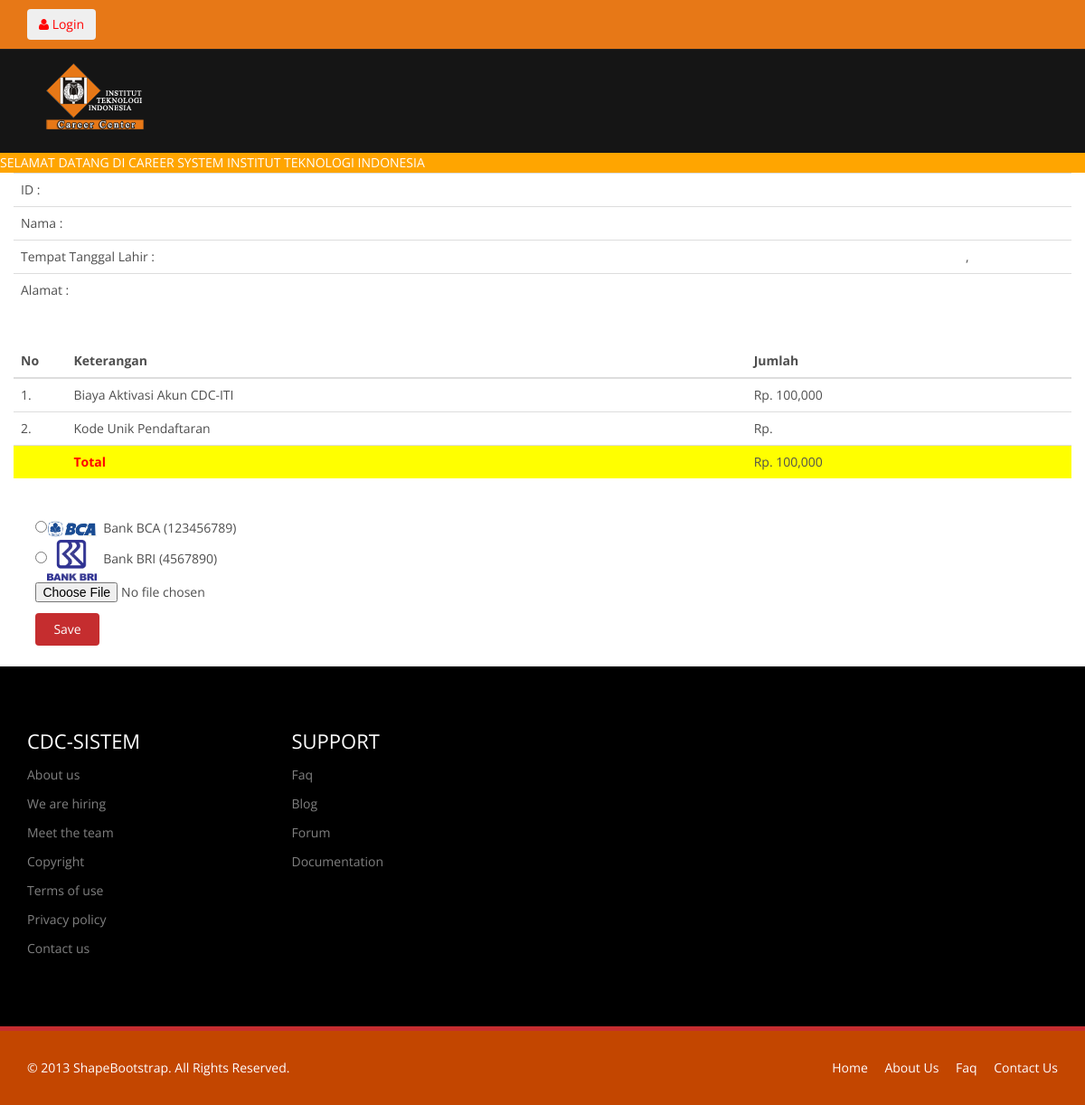
The page /regist.php on the database its author committed.
### tables this page shows
CREATE TABLE IF NOT EXISTS `harga` (
  `id_harga` int(3) NOT NULL AUTO_INCREMENT,
  `harga` int(10) NOT NULL,
  `type` varchar(10) NOT NULL,
  `jenis` varchar(10) NOT NULL,
  PRIMARY KEY (`id_harga`)
);

CREATE TABLE IF NOT EXISTS `bank` (
  `id_bank` int(5) NOT NULL AUTO_INCREMENT,
  `nama_bank` varchar(100) NOT NULL,
  `no_rek` int(20) NOT NULL,
  `gambar` varchar(50) NOT NULL,
  PRIMARY KEY (`id_bank`)
);

### regist.php (the view, shortened to what this page needs)
<?php
if(isset($_SESSION['id'])){
    $id=$_SESSION['id'];
    $nama=$_SESSION['nama'];
    $username=$_SESSION['username'];
    $query="SELECT * from user where id_user='$id'";
    $result=mysql_query($query);
    $array=mysql_fetch_array($result);
}else{
    $id="";
}
function tampil_harga($type,$jenis){
  $sql="Select harga from harga where type='$type' AND jenis='$jenis'";
  $res=mysql_query($sql);
  $arr=mysql_fetch_array($res);
  return $arr['harga'];
}
?>
<!DOCTYPE html>
<html lang="en">
<head>
    <link href="css/bootstrap.min.css" rel="stylesheet">
    <link href="css/font-awesome.min.css" rel="stylesheet">
    <link href="css/animate.min.css" rel="stylesheet">
    <link href="css/prettyPhoto.css" rel="stylesheet">
    <link href="css/main.css" rel="stylesheet">
    <link href="css/responsive.css" rel="stylesheet">
    <link href="admin/css/datepicker3.css" rel="stylesheet">
</head>
</head>
<body>
<body class="homepage">
    <header id="header">
        <div class="top-bar">
            <div class="container">
                <div class="row">
                    <div class="col-sm-6 col-xs-4">
                    <?php
                    if($id==""){
                    ?>
                        <div class="top-number"><a ><button type="button"  data-toggle="modal" data-target="#myModal1" class="btn btn-regular btn-md" style="color: red"><i class="fa fa-user"></i>&nbsp;Login</button></a></div>
                    <?php }else{
                            echo "<font color=white>Hallo,&nbsp;$_SESSION[nama]</font>";
                        } ?>
                    </div>
                    <div class="col-sm-6 col-xs-8">
                    </div>
                </div>
            </div>
        </div>
        <nav class="navbar navbar-inverse" role="banner">
            <div class="container">
                <div class="navbar-header">
                    <a class="navbar-brand" href="index.html"><img  src="css/img/logo-iti-kecil.png" alt="logo"></a>
                </div>
                <div class="collapse navbar-collapse navbar-right">
                </div>
            </div>
        </nav>
        <div style="background-color: orange;width: 100%">
                <marquee><font color="white">SELAMAT DATANG DI CAREER SYSTEM INSTITUT TEKNOLOGI INDONESIA</font></marquee>
		</div>
    </header>
  <div class="container">
  	<div class="row">
  		<?php
  			$sql1="SELECT * FROM user where id_user='$_SESSION[id]'";
  			$res1=mysql_query($sql1);
  			$arr1=mysql_fetch_array($res1);
  		?>
  		<table class="table table-hover" style="width: 100%">
  			<tr>
  				<td >ID  :</td>
  				<td><?=$arr1['id_user']?></td>
  			</tr>
  			<tr>
  				<td>Nama :</td>
  				<td><?=$arr1['nama']?></td>
  			</tr>
  			<tr>
  				<td>Tempat Tanggal Lahir :</td>
  				<td><?=$arr1['tempat_lahir'].",".$arr1['tgl_lahir']?></td>
  			</tr>
  			<tr>
  				<td>Alamat :</td>
  				<td><?=$arr1['alamat']?></td>
  			</tr>
  		</table>
  		<br>
  		<table class="table table-hover"  style="width:100%">
  			<thead>
  				<th width="5%">No</th>
  				<th>Keterangan</th>
  				<th>Jumlah</th>
  			</thead>
  			<tr>
  				<td width="10px">1.</td>
  				<td>Biaya Aktivasi Akun CDC-ITI</td>
          <?php
            $harga=tampil_harga('reguler','Pelamar');
          ?>
  				<td>Rp. <?=number_format($harga)?></td>
  			</tr>
        <tr >
          <td width="10px">2.</td>
          <td>Kode Unik Pendaftaran</td>
          <?php
            $harga=tampil_harga('reguler','Pelamar');
          ?>
          <td>Rp. <?=$_SESSION['id']?></td>
        </tr>
       <tr bgcolor="yellow">
          <td width="10px"></td>
          <td><font color="red"><b>Total</b></font></td>
          <?php
            $total=$harga+$_SESSION['id'];
          ?>
          <td>Rp. <?=number_format($total)?></td>
        </tr>
  		</table>
      <br>
  		<table  style="width:100%;margin-left: 2%;" >
        <?php
        if($arr1['status']==0){
          $sql2="SELECT * from bank ";
          $res2=mysql_query($sql2);
          while($arr2=mysql_fetch_array($res2)){
        ?>
        <form method="POST" enctype="multipart/form-data"  action="modul/simpan.php?mode=upload_resi" id="upload_resi">
        <tr>
          <td width="20px"><input type="radio" name="id_bank" value="<?=$arr2['id_bank']?>" required><img style="width: 20%" src="admin/user/<?=$arr2['gambar']?>" required>&nbsp;&nbsp;Bank&nbsp;<?=$arr2['nama_bank']?>&nbsp;(<?=$arr2['no_rek']?>)</td>
          <td></td>
        </tr>
        <?php
         }
          ?>
        <tr>
          <td><input type="file" name="resi"></td>
        </tr>
        <tr>
          <td><input type="submit" name="btn" value="Save" class="btn btn-primary"></td>
        </tr>
        <?php }elseif($arr1['status']==1){?>
          <tr>
            <span class="label label-info">Menunggu Approval</span>
          </tr>
        <?php } ?>
        </form>
      </table>
      <br>
  	</div>
  </div>
<?php
	include 'footer.php';
?>
</body>

### css/main.css (style rules this page uses)
body { background: #fff; font-family: 'Open Sans', sans-serif; color:#4e4e4e; line-height: 22px; }
a { color: #c52d2f; -webkit-transition: color 300ms, background-color 300ms; -moz-transition: color 300ms, background-color 300ms; -o-transition: color 300ms, background-color 300ms; transition: color 300ms, background-color 300ms; }
.btn-primary { padding: 8px 20px; background: #c52d2f; color: #fff; border-radius: 4px; border:none; margin-top: 10px; }
.navbar>.container .navbar-brand { margin-left: 0; }
.top-bar { padding: 10px 0; background: #e77817; border-bottom: 1px solid #222; line-height: 28px; }
.top-number { color: #fff; }
.navbar-brand { padding: 0; margin:0; }
.navbar { border-radius: 0; margin-bottom: 0; background: #151515; padding: 15px 0; padding-bottom: 0; }
.navbar-inverse { border: none; }
.navbar-inverse .navbar-brand { font-size: 36px; line-height: 50px; color: #fff; }
.navbar-inverse .navbar-collapse, .navbar-inverse .navbar-form { border-top: 0; padding-bottom: 0; }
.recent-work-wrap .overlay .preview:hover,a { color:red; text-shadow: 200px; }

### regist.php (style rules this page uses)
* { box-sizing: border-box; }

### rows shown on the page
harga: harga "100,000"
bank: gambar (picture), nama_bank "BCA", no_rek "123456789"
bank: gambar (picture), nama_bank "BRI", no_rek "4567890"
